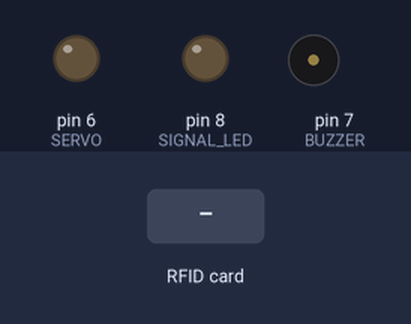
The sketch below on a simulated Arduino Uno, built with avr-gcc and run on an emulated ATmega328P. Shown: output pins drawn as LEDs (lit = HIGH), buzzer (waves = sounding, pin HIGH). Inputs (shaded band) come from the test bench. Pins used as bus, display or sensor lines are not drawn; what the sketch prints to the serial monitor is not drawn.

Above: at 1.2 s.
1.3 s: RFID card 5E 7A 19 C4 held to the reader
At 1.45 s:
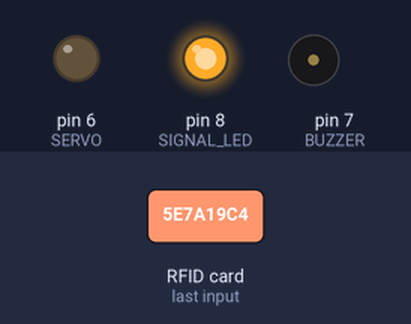
Timing chart, 0 to 4.3 s (numbered marks = the images above; inputs shaded):
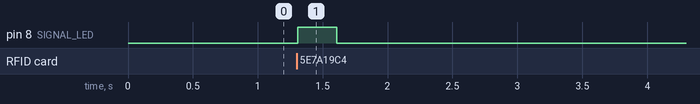

The sketch:

arduino.ino
```cpp
#include <SPI.h>
#include <MFRC522.h>
#include <SoftwareSerial.h>

#define BAUD_RATE 115200
#define SS_PIN 10
#define RST_PIN 9
#define SIGNAL_LED 8
#define BUZZER 7
#define SERVO 6
#define ESP_RX_PIN 3
#define ESP_TX_PIN 5

SoftwareSerial espSerial(ESP_TX_PIN, ESP_RX_PIN);
MFRC522 rfid(SS_PIN, RST_PIN); // Instance of the class

MFRC522::MIFARE_Key key;

// Init array that will store new NUID
String UIDPICC = "";
byte UID[4];
// Init KEY_CARD
int KEY_CARD[4] = {163, 35, 126, 163};
//Init access temp
int access_tmp = 0;

void setup() {
  access_tmp = 0;
  Serial.begin(BAUD_RATE);
  espSerial.begin(BAUD_RATE);
  pinMode(SIGNAL_LED, OUTPUT);
  pinMode(BUZZER, OUTPUT);
  pinMode(SERVO, OUTPUT);
  SPI.begin(); // Init SPI bus
  rfid.PCD_Init(); // Init MFRC522
}

void LedSignal(){
  digitalWrite(SIGNAL_LED, HIGH);
  delay(300);
  digitalWrite(SIGNAL_LED, LOW);
}

void ServoTrigger(){
  BUZZER_OFF();
  digitalWrite(SERVO, HIGH);
  delay(3000);
  digitalWrite(SERVO, LOW);
}

void BUZZER_ON(){
  digitalWrite(BUZZER, HIGH);
}

void BUZZER_OFF(){
  digitalWrite(BUZZER, LOW);
}

void checkValidUID(){
  if (UID[0] == KEY_CARD[0] && UID[1] == KEY_CARD[1] && UID[2] == KEY_CARD[2] && UID[3] == KEY_CARD[3]) {
    access_tmp = 0;
    espSerial.print("?uid="+UIDPICC+"&status=1");
    ServoTrigger();
  } else {
    espSerial.print("?uid="+UIDPICC+"&status=0");
    access_tmp ++;
  };
  Serial.print("Access times: ");
  Serial.println(access_tmp);
}

void checkAccess(){
  if (access_tmp >= 3) {
    BUZZER_ON();
  } else {
    BUZZER_OFF();
  }
}

void RFIDReader(){
  UIDPICC = "";
  // Reset the loop if no new card present on the sensor/reader.
  // This saves the entire process when idle.
  if ( ! rfid.PICC_IsNewCardPresent()) return;
  // Verify if the NUID has been readed
  if ( ! rfid.PICC_ReadCardSerial()) return;

  // Store NUID into nuidPICC array
  for (byte i = 0; i < 4; i++) {
    UID[i] = rfid.uid.uidByte[i];
    UIDPICC.concat(String(rfid.uid.uidByte[i],HEX));
  };

  // Turn LED Signal on and print UID on Serial
  LedSignal();
  printDec(rfid.uid.uidByte, rfid.uid.size);
  Serial.println();
  Serial.println(UIDPICC);

  // Check whether an UID is valid or not
  checkValidUID();

  // Halt PICC
  rfid.PICC_HaltA();
  // Stop encryption on PCD
  rfid.PCD_StopCrypto1();
}

// LOOP main
void loop() {
  RFIDReader();
  // Check time access dennied
  checkAccess();
}

// Helper routine to dump a byte array as HEX values to Serial.
void printHex(byte * buffer, byte bufferSize) {
  for (byte i = 0; i < bufferSize; i++) {
    Serial.print(buffer[i] < 0x10 ? " 0" : " ");
    Serial.print(buffer[i], HEX);
  }
}

// Helper routine to dump a byte array as DEC values to Serial.
void printDec(byte * buffer, byte bufferSize) {
  for (byte i = 0; i < bufferSize; i++) {
    Serial.print(buffer[i] < 0x10 ? " 0" : " ");
    Serial.print(buffer[i], DEC);
  }
}
```

Measured:
- after the input at 1.3 s, pin 8 (SIGNAL_LED): LOW → HIGH at once, → LOW 0.30 s later
